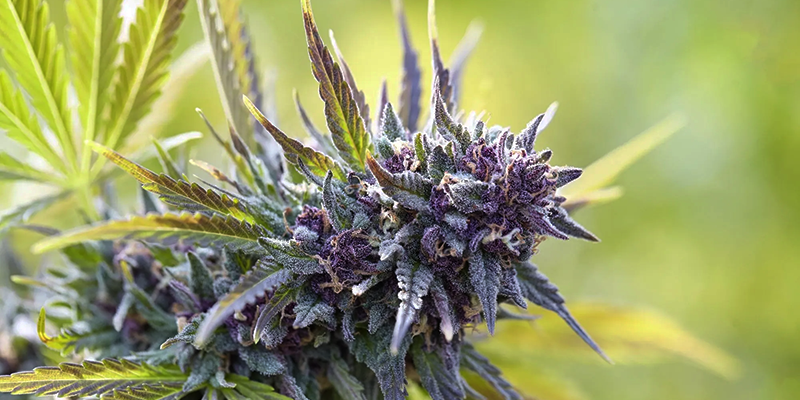
#> input picture Aula_07/planta.png, 800 x 400 px, found by its file name
$ python Distorcoes.py
#> lines starting #> are read from the running program, lines starting #| are printed output that depends on the picture
import cv2
import numpy as np

# Carregar a imagem
imagem = cv2.imread(r'C:\Users\JOAOVITORPERRYTULIO\Documents\efeitos.img-main\Aula_07\planta.png')
#> imagem is the input picture: shape (400, 800, 3); mean B, G, R 103.4, 156.8, 151.2

# Verificar se a imagem foi carregada corretamente
if imagem is None:
    print("Erro: imagem não encontrada. Verifique o caminho ou o nome do arquivo.")
    exit()

# Definir os pontos de origem e destino
pts_origem = np.float32([[50, 50], [400, 50], [50, 400], [400, 400]])
pts_destino = np.float32([[110, 50], [315, 50], [50, 350], [320, 350]])

# Calcular a matriz de transformação perspectiva
matriz_perspectiva = cv2.getPerspectiveTransform(pts_origem, pts_destino)

# Obter dimensões da imagem original
h, w = imagem.shape[:2]
#> h = 400; w = 800

# Aplicar a transformação
imagem_corrigida = cv2.warpPerspective(imagem, matriz_perspectiva, (w, h))
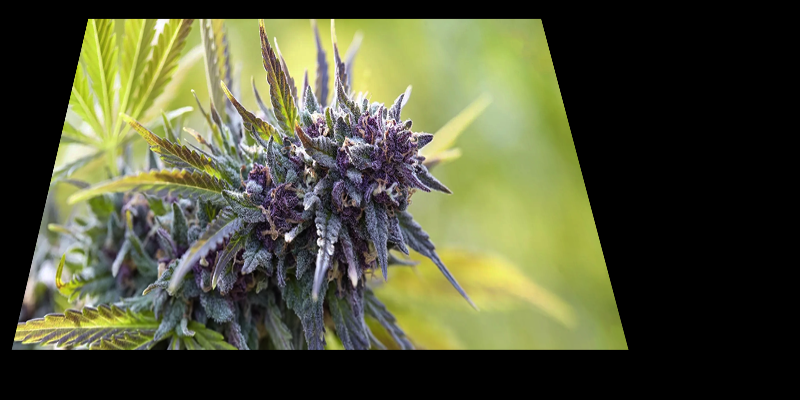
#> imagem_corrigida: shape (400, 800, 3); mean B, G, R 55.8, 83, 80.1

# Exibir resultado
cv2.imshow('Correção de Perspectiva', imagem_corrigida)
cv2.waitKey(0)
cv2.destroyAllWindows()
